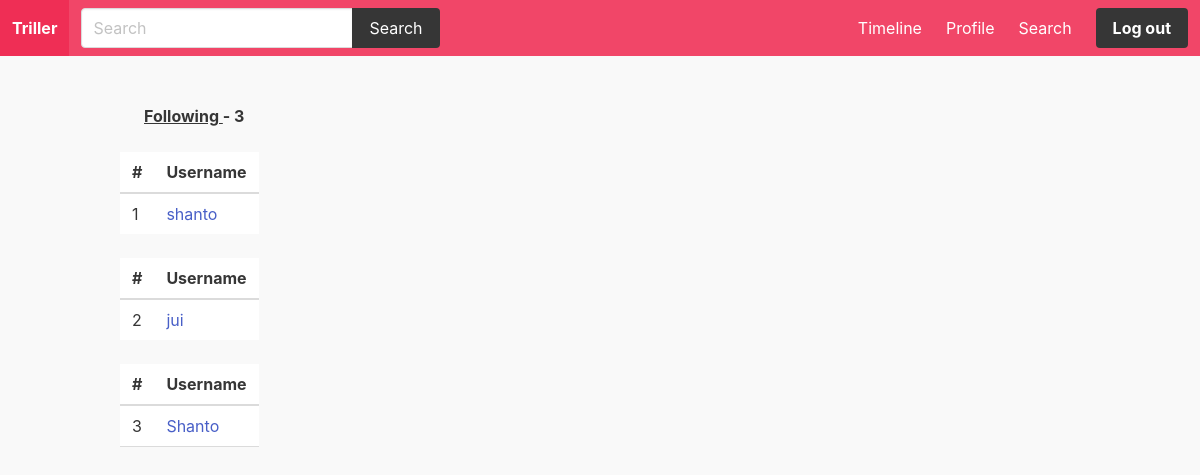
The page /u/sohanur/follows/ (signed in) on the database its author committed.
### oinkerprofile/models.py (models this page shows)
class OinkerProfile(models.Model):
    user = models.OneToOneField(User, on_delete=models.CASCADE)
    follows = models.ManyToManyField('self', related_name='followed_by', symmetrical=False)
    avatar = models.ImageField(upload_to= 'static/images/', blank=True, null=True, default = 'avatar-2.jpg')

### oinkerprofile/views.py (the view)
# urls.py: path('u/<str:username>/follows/', follows, name ='follows'),
def follows(request, username):
    user = get_object_or_404(User, username=username)
    return render(request, 'oinkerprofile/follows.html', {'user': user})

### templates/oinkerprofile/follows.html (shortened to what this page needs)
{% extends 'core/base.html' %}
{% load humanize %}
{% block content %}
    <div class="container">
        <div class="columns">
            <div class="column is-12">
                <strong><p class="ml-5"><u> Following </u>- {{ user.oinkerprofile.follows.count }}</p></strong>
            </div>
        </div>
        <div class="columns">
            <div class="column is-8">
                {% for oinker in user.oinkerprofile.follows.all %}
                <table class="table table-searchable table-striped table-bordered table-hover table-responsive">
                    <thead>
                      <tr>
                        <th>#</th>
                        <th>Username</th>
                    </tr>
                </thead>
                <tbody>
                  <tr>
                    <td>{{forloop.counter}}</td>
                    <td><a href="{% url 'oinkerprofile' oinker.user.username %}">{{ oinker.user.username }}</a></td>
            </tr>
                {% empty %}
                {% if request.user == user %}
                <p> You don't follow anyone!</p>
                {% else %}
                <p>< {{user.username}} isn't following anyone!</p>
                {% endif %}
                {% endfor %}
    </div>
{% endblock %}

### static/css/main.css (style rules this page uses)
body { background: #f9f9f9; }

### rows shown on the page
OinkerProfile: user.username "shanto"
OinkerProfile: user.username "jui"
OinkerProfile: user.username "Shanto"

### other values the page prints
{{ user.oinkerprofile.follows.count }} "3"
